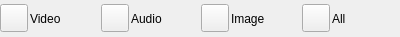
<?xml version="1.0" encoding="UTF-8"?>
<ui version="4.0">
 <class>FileTypeSelectWidgetUi</class>
 <widget class="QFrame" name="FileTypeSelectWidgetUi">
  <property name="geometry">
   <rect>
    <x>0</x>
    <y>0</y>
    <width>400</width>
    <height>37</height>
   </rect>
  </property>
  <property name="sizePolicy">
   <sizepolicy hsizetype="Expanding" vsizetype="Preferred">
    <horstretch>0</horstretch>
    <verstretch>0</verstretch>
   </sizepolicy>
  </property>
  <property name="minimumSize">
   <size>
    <width>0</width>
    <height>0</height>
   </size>
  </property>
  <property name="windowTitle">
   <string>Form</string>
  </property>
  <property name="styleSheet">
   <string notr="true"/>
  </property>
  <layout class="QHBoxLayout" name="horizontalLayout">
   <property name="spacing">
    <number>2</number>
   </property>
   <property name="leftMargin">
    <number>0</number>
   </property>
   <property name="topMargin">
    <number>0</number>
   </property>
   <property name="rightMargin">
    <number>0</number>
   </property>
   <property name="bottomMargin">
    <number>0</number>
   </property>
   <item>
    <widget class="VxPushButton" name="m_FileTypeVideoButton">
     <property name="minimumSize">
      <size>
       <width>28</width>
       <height>28</height>
      </size>
     </property>
     <property name="maximumSize">
      <size>
       <width>28</width>
       <height>28</height>
      </size>
     </property>
     <property name="text">
      <string notr="true"/>
     </property>
     <property name="iconSize">
      <size>
       <width>28</width>
       <height>28</height>
      </size>
     </property>
    </widget>
   </item>
   <item>
    <widget class="QLabel" name="m_VideoLabel">
     <property name="text">
      <string>Video</string>
     </property>
    </widget>
   </item>
   <item>
    <widget class="VxPushButton" name="m_FileTypeAudioButton">
     <property name="minimumSize">
      <size>
       <width>28</width>
       <height>28</height>
      </size>
     </property>
     <property name="maximumSize">
      <size>
       <width>28</width>
       <height>28</height>
      </size>
     </property>
     <property name="text">
      <string notr="true"/>
     </property>
     <property name="iconSize">
      <size>
       <width>28</width>
       <height>28</height>
      </size>
     </property>
    </widget>
   </item>
   <item>
    <widget class="QLabel" name="m_AudioLabel">
     <property name="text">
      <string>Audio</string>
     </property>
    </widget>
   </item>
   <item>
    <widget class="VxPushButton" name="m_FileTypeImageButton">
     <property name="minimumSize">
      <size>
       <width>28</width>
       <height>28</height>
      </size>
     </property>
     <property name="maximumSize">
      <size>
       <width>28</width>
       <height>28</height>
      </size>
     </property>
     <property name="text">
      <string notr="true"/>
     </property>
     <property name="iconSize">
      <size>
       <width>28</width>
       <height>28</height>
      </size>
     </property>
    </widget>
   </item>
   <item>
    <widget class="QLabel" name="m_ImageLabel">
     <property name="text">
      <string>Image</string>
     </property>
    </widget>
   </item>
   <item>
    <widget class="VxPushButton" name="m_FileTypeAnyButton">
     <property name="minimumSize">
      <size>
       <width>28</width>
       <height>28</height>
      </size>
     </property>
     <property name="maximumSize">
      <size>
       <width>28</width>
       <height>28</height>
      </size>
     </property>
     <property name="text">
      <string notr="true"/>
     </property>
     <property name="iconSize">
      <size>
       <width>28</width>
       <height>28</height>
      </size>
     </property>
    </widget>
   </item>
   <item>
    <widget class="QLabel" name="m_AllLabel">
     <property name="text">
      <string>All</string>
     </property>
    </widget>
   </item>
  </layout>
 </widget>
 <customwidgets>
  <customwidget>
   <class>VxPushButton</class>
   <extends>QPushButton</extends>
   <header>VxPushButton.h</header>
  </customwidget>
 </customwidgets>
 <resources/>
 <connections/>
</ui>
